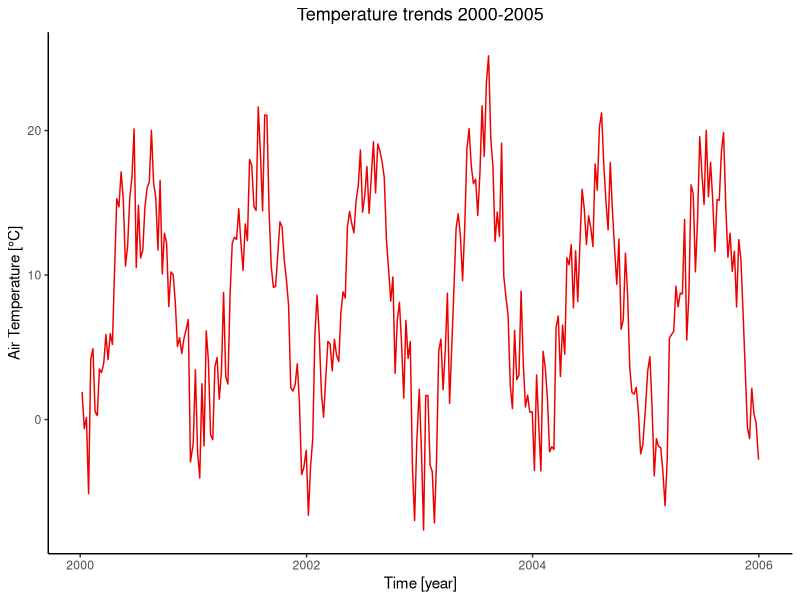
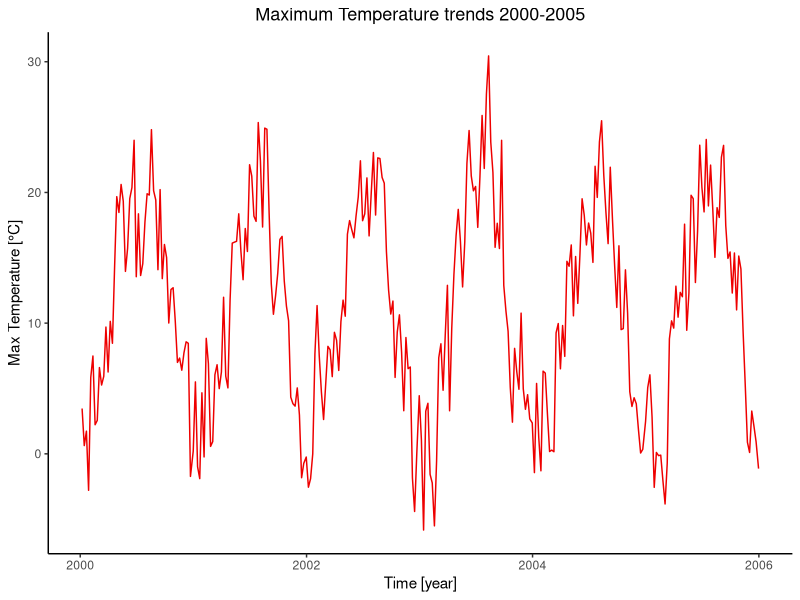
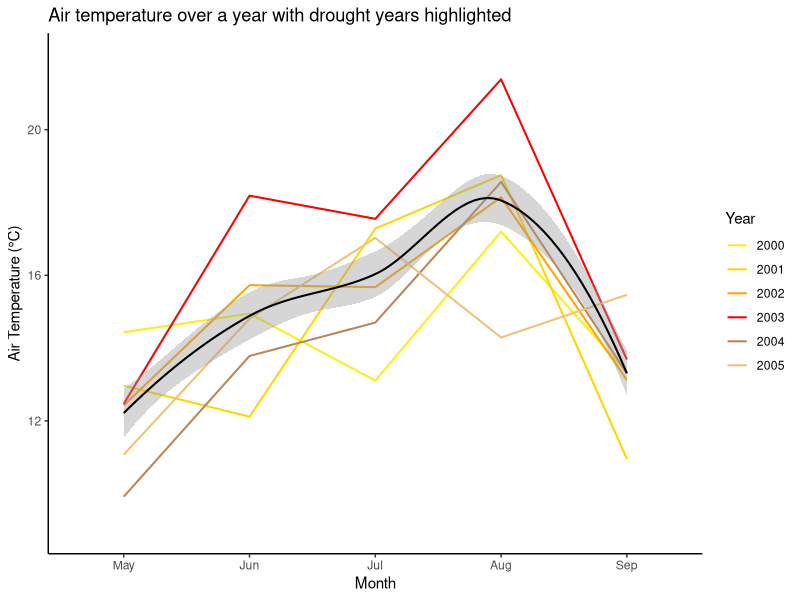
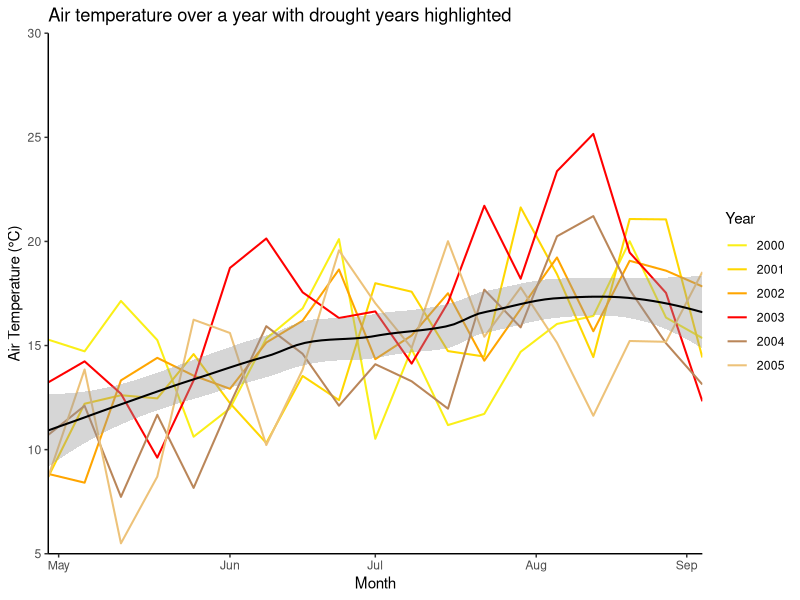
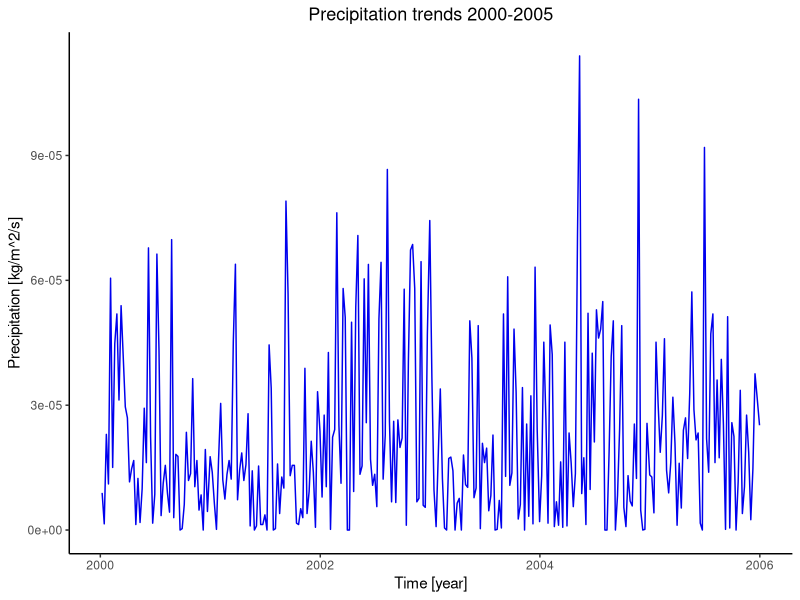
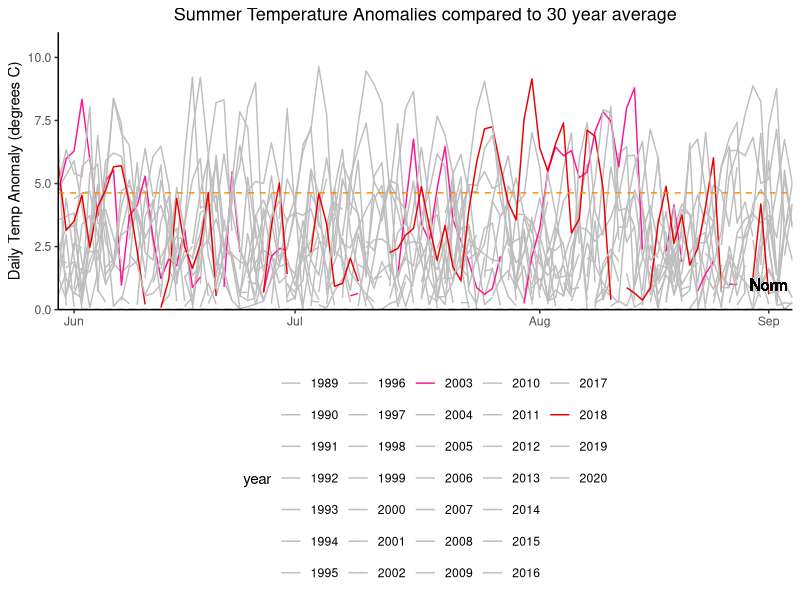
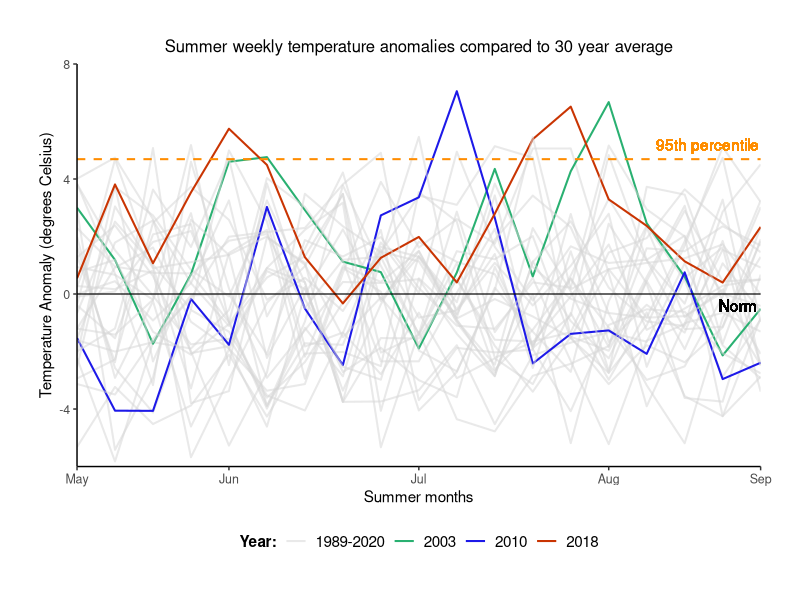
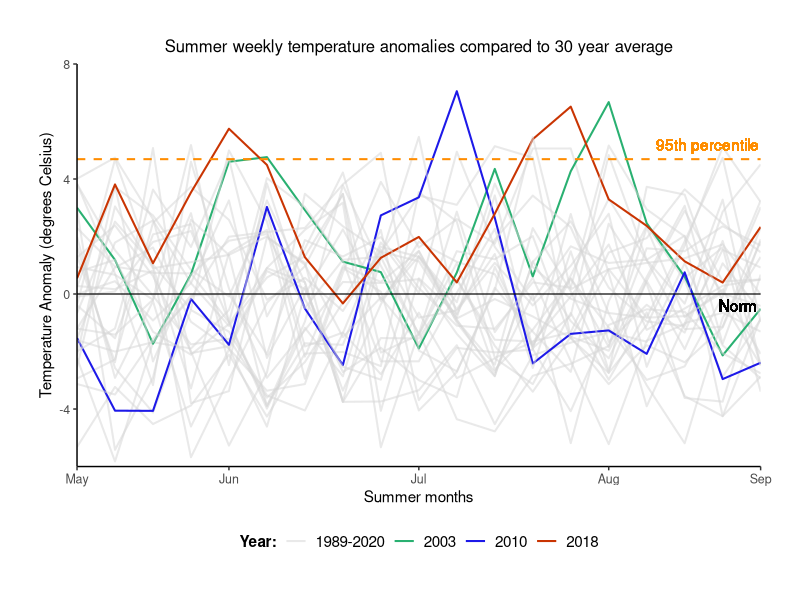

Write R code to recreate these figures, in order. (Note: this script raises an error after producing the figures.)
####### Anomalies plotted #######
### Amended/final code script ###
### Tegan Williams March 2024 ###

#### Data loading & wrangling ####

# Libraries (required packages for data wrangling)
library(dplyr)
library(tidyverse)
library(ggplot2) 

# Load Meteorological Data
met_data <- read.csv("Data/DE-Hai-2000-2020-weekly_timeseries_met.csv", header = TRUE)
obs_data <- read.csv("Data/DE-Hai-2000-2020-weekly_timeseries_obs.csv", header = TRUE)
sm_data <- read.csv("Data/DE-Hai-2000-2020-weekly_timeseries_metSM.csv", header= TRUE)
climate_data <- read_csv("Data/DE-Hai_FLUXNET2015_DD_1989-2020_met.csv")

# Delete 2021 data from Met data set since only NA values (-9999)
rows_to_delete <- c(1093:1144)
met_data <- met_data[-rows_to_delete, ]

# Create new column for year, months and full dates 
rows_per_year <- 52
met_data$year <- rep(2000:2020, each = rows_per_year)
met_data$full_date <- as.Date(paste0(met_data$year, "-", met_data$doy), format = "%Y-%j")
met_data <- met_data %>%
  mutate(month = month(full_date, label = TRUE))

# Now filter datasets for fewer years
met_data$year <- as.numeric(met_data$year)
met2000to2005 <- met_data[met_data$year >= 2000 & met_data$year <= 2005, ]
met2015to2020 <- met_data[met_data$year >= 2015 & met_data$year <= 2020, ]

met2003 <- met_data[met_data$year >= 2003 & met_data$year <= 2003, ]
met2018 <- met_data[met_data$year >= 2018 & met_data$year <= 2018, ]

#### Plots of raw Meteorological data time series ####

# Air Temperature over Time for 2000 to 2005
ggplot(met2000to2005, aes(x = full_date, y = airt_C)) +
  geom_line(colour="red2") +
  theme(legend.position = "bottom", panel.background = element_blank(), axis.line = element_line(colour = "black")) + 
  labs(title="Temperature trends 2000-2005") + 
  theme(plot.title=element_text(size=13, hjust=0.5)) + # Title size and position
  xlab("Time [year]") + 
  ylab("Air Temperature [°C]")

# Max Air Temperature over Time for 2000-2005 --> EXACTLY THE SAME TRENDS
ggplot(met2000to2005, aes(x = full_date, y = maxt_C)) +
  geom_line(colour="red2") +
  theme(legend.position = "bottom", panel.background = element_blank(), axis.line = element_line(colour = "black")) + 
  labs(title="Maximum Temperature trends 2000-2005") + 
  theme(plot.title=element_text(size=13, hjust=0.5)) + 
  xlab("Time [year]") + 
  ylab("Max Temperature [°C]")


# plotting T over time for 5 consecutive years e.g., 2000-2005, to show the difference during drought years 
# plus add the 30-year mean temperature as well!
avg_monthly_temp <- met_data %>%
  group_by(year, month) %>%
  summarise(monthlyT = mean(airt_C, na.rm = TRUE))

avg_monthly_temp$year <- as.numeric(avg_monthly_temp$year)
avg_monthly_temp_05 <- avg_monthly_temp[avg_monthly_temp$year >= 2000 & avg_monthly_temp$year <= 2005, ]
avg_monthly_temp_20 <- avg_monthly_temp[avg_monthly_temp$year >= 2015 & avg_monthly_temp$year <= 2020, ]

met_data_with_avg_temp_05 <- left_join(met2000to2005, avg_monthly_temp_05, by = c("year", "month"))

ggplot(met_data_with_avg_temp_05, aes(x = month, y = monthlyT, colour = as.factor(year), group = year)) +
  geom_line(size = 0.7) +
  geom_smooth(method = 'loess', aes(group=1), colour = "black", size = 0.7) +
  scale_color_manual(values = c("#FAEF17", "#FFD700","#FFA500","red", "#BA8659", "#EDC279")) +
  labs(x = "Month", y = "Air Temperature (°C)", title = "Air temperature over a year with drought years highlighted", colour = "Year") +
  scale_x_discrete(limits = c("May", "Jun", "Jul", "Aug", "Sep")) +
  scale_y_continuous(limits = c(9, 22)) +
  theme(legend.position = "right", panel.background = element_blank(), axis.line = element_line(colour = "black"))

# Using weekly values without the mean monthly 
ggplot(met_data_with_avg_temp_05, aes(x = doy, y = airt_C, colour = as.factor(year), group = year)) +
  geom_line(size = 0.7) +
  geom_smooth(method = 'loess', aes(group=1), colour = "black", size = 0.7) +
  scale_color_manual(values = c("#FAEF17", "#FFD700","#FFA500","red", "#BA8659", "#EDC279")) +
  labs(x = "Month", y = "Air Temperature (°C)", title = "Air temperature over a year with drought years highlighted", colour = "Year") +
  scale_x_continuous(breaks = c(121, 154, 182, 213, 242), 
                     labels = c("May", "Jun", "Jul", "Aug", "Sep"),
                     expand = c(0, 0),
                     limits = c(119, 245)) +
  scale_y_continuous(expand = c(0, 0),
                     limits = c(5,30)) +
  theme(legend.position = "right", panel.background = element_blank(), axis.line = element_line(colour = "black"))


# Precipitation over Time
ggplot(met2000to2005, aes(x = full_date, y = precip_kgm2s)) +
  geom_line(colour="blue2") +
  theme(legend.position = "bottom", panel.background = element_blank(), axis.line = element_line(colour = "black"), 
        plot.title=element_text(size=13, hjust=0.5)) + # Title size and position
  labs(title="Precipitation trends 2000-2005") + 
  xlab("Time [year]") + 
  ylab("Precipitation [kg/m^2/s]")


#### Temperature Anomalies ####
# Reference period 1989-2020
climate_data <- climate_data %>%
  mutate(TIMESTAMP = as.character(TIMESTAMP),
         year = year(as.Date(TIMESTAMP, format = "%Y%m%d")),
         month = month(as.Date(TIMESTAMP, format = "%Y%m%d")),
         doy = yday(as.Date(TIMESTAMP, format = "%Y%m%d")))

daily_averages <- climate_data %>%
  group_by(doy) %>%
  summarize(AverageTemperature = mean(MeanT, na.rm = TRUE))

datafor2003 <- climate_data %>%
  filter(year == 2003)
datafor2018 <- climate_data %>%
  filter(year == 2018)
dataforboth <- climate_data %>%
  filter(year %in% c(2003, 2018))

temp_reference_period <- climate_data %>%
  filter(year >= 1989 & year <= 2020) %>%
  group_by(doy) %>%
  summarize(tAverage = mean(MeanT, na.rm = TRUE))

# Merge climate data with reference period
temp_merged_data <- merge(climate_data, temp_reference_period, by = "doy", all.x = TRUE)

# Calculate temperature anomalies
temp_merged_data$tempAnomaly <- temp_merged_data$MeanT - temp_merged_data$tAverage

# Calculate the 90th percentile of temperature anomalies
temp_percentile_90 <- quantile(temp_merged_data$tempAnomaly, 0.9, na.rm = TRUE)
temp_percentile_0 <- quantile(temp_merged_data$tempAnomaly, 0, na.rm = TRUE)

# Filter only values in the chosen percentile
temp_anomaly_data <- temp_merged_data %>%
  filter(tempAnomaly > temp_percentile_0)
temp_anomaly_data90 <- temp_merged_data %>%
  filter(tempAnomaly > temp_percentile_90)

min(temp_anomaly_data90$tempAnomaly)
max(temp_anomaly_data90$tempAnomaly)

temp_anomaly_data$year <- as.factor(temp_anomaly_data$year)
temp_anomaly_data$doy <- as.factor(temp_anomaly_data$doy)

temp_anomaly_data_filtered <- temp_anomaly_data[c("year", "doy", "tAverage", "tempAnomaly")]
temp_anomaly_data_filtered$doy <- as.numeric(temp_anomaly_data_filtered$doy)

# Plotting Temperature Anomalies over Time

# 1) using daily values
ggplot(temp_anomaly_data_filtered, aes(x = doy, y = tempAnomaly, colour = year)) +
  geom_line() +
  geom_hline(yintercept = 0, linetype = "dashed", colour = "black") +
  geom_hline(yintercept = 4.63, linetype = "dashed", colour = "darkorange") +
  geom_text(aes(x = 235, y = -11, label = "90th Percentile"), colour = "darkorange") + 
  geom_text(aes(x = 242, y = 1, label = "Norm"), colour = "black") + 
  labs(title = "Summer Temperature Anomalies compared to 30 year average",
       x = "",
       y = "Daily Temp Anomaly (degrees C)") +
  scale_colour_manual(values = c("grey","grey","grey","grey","grey","grey","grey","grey","grey","grey","grey","grey","grey","grey","deeppink","grey", "grey","grey","grey","grey","grey","grey","grey","grey","grey","grey","grey", "grey","grey", "red2", "grey", "grey")) +
  theme(legend.position = "bottom", panel.background = element_blank(), axis.line = element_line(colour = "black"), 
        plot.title=element_text(size=13, hjust=0.5)) +
  scale_x_continuous(breaks = c(154, 182, 213, 242), 
                     labels = c("Jun", "Jul", "Aug", "Sep"),
                     expand = c(0, 0),
                     limits = c(152, 245)) +
  scale_y_continuous(expand = c(0, 0),
                     limits = c(0,11))

# 2) using weekly temperature means to calculate anomalies
weekly_average_temp_data <- climate_data %>%
  group_by(week = ceiling(as.numeric(doy)/7)) %>%
  summarise(AverageWeeklyMeanT = mean(MeanT, na.rm = TRUE))

weekly_temp_data <- climate_data %>%
  group_by(year, week = ceiling(as.numeric(doy)/7)) %>%
  summarise(WeeklyMeanT = mean(MeanT, na.rm = TRUE))

# now find the anomaly values
weekly_temp_merged_data <- merge(weekly_average_temp_data, weekly_temp_data, by = "week", all.x = TRUE)
weekly_temp_merged_data$tempAnomaly <- weekly_temp_merged_data$WeeklyMeanT - weekly_temp_merged_data$AverageWeeklyMeanT
weekly_temp_percentile_90 <- quantile(weekly_temp_merged_data$tempAnomaly, 0.9, na.rm = TRUE)
weekly_temp_percentile_0 <- quantile(weekly_temp_merged_data$tempAnomaly, 0, na.rm = TRUE)
weekly_temp_percentile_95 <- quantile(weekly_temp_merged_data$tempAnomaly, 0.95, na.rm = TRUE)

weekly_temp_anomaly_data <- weekly_temp_merged_data %>%
  filter(tempAnomaly > weekly_temp_percentile_0)
weekly_temp_anomaly_data90 <- weekly_temp_merged_data %>%
  filter(tempAnomaly > weekly_temp_percentile_90)
weekly_temp_anomaly_data95 <- weekly_temp_merged_data %>%
  filter(tempAnomaly > weekly_temp_percentile_95)

min(weekly_temp_anomaly_data95$tempAnomaly)
max(weekly_temp_anomaly_data95$tempAnomaly)

temp_anomaly_data$year <- as.factor(temp_anomaly_data$year)
temp_anomaly_data$doy <- as.factor(temp_anomaly_data$doy)

weekly_temp_anomaly_data$year <- as.factor(weekly_temp_anomaly_data$year)
weekly_temp_anomaly_data$week <- as.numeric(weekly_temp_anomaly_data$week)


# creating a new column to group into drought vs non-drought years 
# based on their max value (e.g., >6.5 temp anomaly)

# Create new column 'drought_status' and initialise it with 'non-drought'

temp_anomaly_data_summer <- weekly_temp_anomaly_data[weekly_temp_anomaly_data$week >= 18 & weekly_temp_anomaly_data$week <= 36, ]
drought_years <- temp_anomaly_data_summer %>%
  filter(tempAnomaly > 6.5) %>%
  pull(year) %>%
  unique()
temp_anomaly_data_summer['Drought_Status'] = '1989-2020'
temp_anomaly_data_summer$Drought_Status[temp_anomaly_data_summer$year %in% drought_years] <- as.character(temp_anomaly_data_summer$year[temp_anomaly_data_summer$year %in% drought_years])
temp_anomaly_data_summer$Drought_Status <- as.factor(temp_anomaly_data_summer$Drought_Status)

min(temp_anomaly_data_summer$tempAnomaly)

palette_anomalies <- c("#D6D6D686", "#29B071", "#1D19E8", "#C93402")


colourblind_palette <- c("#D4D4D4C4","#329FD6", "#C20502", "#9E21C4")

temp_anomaly_plot <- ggplot(temp_anomaly_data_summer, aes(x = week, y = tempAnomaly, colour = Drought_Status, group = year)) +
  geom_line(size = 0.7) +
  geom_hline(yintercept = 0, size = 0.4, colour = "black") +
  geom_hline(yintercept = 4.69, linetype = "dashed", size = 0.7, colour = "darkorange") +
  geom_text(aes(x = 35.4, y = -0.4, label = "Norm"), colour = "black") + 
  geom_text(aes(x = 34.6, y = 5.2, label = "95th percentile"), colour = "darkorange") + 
  labs(title = "Summer weekly temperature anomalies compared to 30 year average",
       x = "Summer months",
       y = "Temperature Anomaly (degrees Celsius)",
       colour = "Year:") +
  scale_colour_manual(values = palette_anomalies) +
  theme(legend.position = "bottom", panel.background = element_blank(), axis.line = element_line(colour = "black"), 
        plot.title = element_text(size=12, hjust=0.5),
        axis.title = element_text(size=11),
        axis.text = element_text(size=9),
        legend.title = element_text(size = 11, face = "bold", ),
        legend.text = element_text(size = 11),
        plot.margin = margin(1, 1, 1, 1, "cm")) +
  scale_x_continuous(breaks = c(18, 22, 27, 32, 36), 
                     labels = c("May", "Jun", "Jul", "Aug", "Sep"),
                     expand = c(0, 0),
                     limits = c(18, 36)) +
  scale_y_continuous(expand = c(0, 0),
                     limits = c(-6,8))

plot(temp_anomaly_plot)

dev.off()

# Save the plot as a PNG file to GitHub
ggsave("temp_anomaly_plot.png", plot = temp_anomaly_plot, width = 8, height = 6, dpi = 500)




#### Deep Soil Moisture Anomalies ####

# Reference period 2000-2020
sm_reference_period <- sm_data %>%
  filter(year >= 2000 & year <= 2020) %>%
  group_by(doy) %>%
  summarize(smAverage = mean(SWC_1, na.rm = TRUE))

# Merge with the main data
sm_merged_data <- merge(sm_data, sm_reference_period, by = "doy", all.x = TRUE)

# Calculate soil moisture anomalies
sm_merged_data$smAnomaly <- sm_merged_data$SWC_1 - sm_merged_data$smAverage

# Calculate the 90th percentile of sm anomalies
sm_percentile_95 <- quantile(sm_merged_data$smAnomaly, 0.95, na.rm = TRUE)
sm_percentile_90 <- quantile(sm_merged_data$smAnomaly, 0.9, na.rm = TRUE)
sm_percentile_0 <- quantile(sm_merged_data$smAnomaly, 0, na.rm = TRUE)
sm_percentile_10 <- quantile(sm_merged_data$smAnomaly, 0.1, na.rm = TRUE)

# Filter only values in the upper 90th percentile
sm_anomaly_data <- sm_merged_data %>%
  filter(smAnomaly > sm_percentile_0)

sm_anomaly_data90 <- sm_merged_data %>%
  filter(smAnomaly > sm_percentile_90)

sm_anomaly_data95 <- sm_merged_data %>%
  filter(smAnomaly > sm_percentile_95)

sm_anomaly_data10 <- sm_merged_data %>%
  filter(smAnomaly > sm_percentile_10)

min(sm_anomaly_data95$smAnomaly)

sm_anomaly_data$year <- as.factor(sm_anomaly_data$year)
sm_anomaly_data$doy <- as.factor(sm_anomaly_data$doy)

sm_anomaly_data_filtered <- sm_anomaly_data[c("year", "doy", "smAverage", "smAnomaly")]
sm_anomaly_data_filtered$year <- as.factor(sm_anomaly_data_filtered$year)
sm_anomaly_data_filtered$doy <- as.numeric(sm_anomaly_data_filtered$doy)

# Create new column 'drought_status' and initialise it with 'non-drought'
sm_anomaly_data_summer <- sm_anomaly_data_filtered %>%
  filter(doy %in% c(18:36))

sm_drought_years <- sm_anomaly_data_summer%>%
  filter(year %in% c(2003,2010,2018)) %>%
  pull(year) %>%
  unique()

sm_anomaly_data_summer['Drought_Status'] = '2000-2020'

sm_anomaly_data_summer <- sm_anomaly_data_summer %>%
  mutate(Drought_Status = ifelse(year %in% sm_drought_years, as.character(year), Drought_Status))

sm_anomaly_data_summer$Drought_Status <- as.factor(sm_anomaly_data_summer$Drought_Status)
sm_anomaly_data_summer$year <- as.factor(sm_anomaly_data_summer$year)
sm_anomaly_data_summer$doy <- as.numeric(sm_anomaly_data_summer$doy)
sm_anomaly_data_summer$smAnomaly <- as.numeric(sm_anomaly_data_summer$smAnomaly)

sm_anomaly_data_filtered10 <- sm_anomaly_data_summer %>%
  filter(smAnomaly > sm_percentile_10)

deficit_data <- sm_anomaly_data_summer %>%
  filter(smAnomaly < 0)
drought_threshold <- quantile(deficit_data$smAnomaly, 0.05)
minimum_deficit <- deficit_data %>%
  mutate(Drought_Status = ifelse(smAnomaly < drought_threshold, "Drought", "No Drought"))

drought_threshold95 <- minimum_deficit %>%
  filter(Drought_Status == "Drought")

max(drought_threshold95$smAnomaly)

# threshold for 80th percentile is -8.06
# threshold for 90th percentile is -9.43
# threshold for 95th percentile is -9.93

palette_before <- c("#D4D4D4C4", "#178A86", "#0F5596", "#B51717")

# Plotting soil moisture anomalies
sm_anomaly_plot <- ggplot(sm_anomaly_data_summer, aes(x = doy, y = smAnomaly, group = year, colour = Drought_Status)) +
  geom_line(size = 0.7) +
  geom_hline(yintercept = 0, size = 0.4, colour = "black") +
  geom_hline(yintercept = -8.06, linetype = "dashed", size = 0.7, colour = "darkorange") +
  geom_text(aes(x = 35.4, y = 1, label = "Norm"), colour = "black") + 
  geom_text(aes(x = 34.6, y = -10, label = "80th percentile"), colour = "darkorange") +  
  labs(title = "Summer weekly deep soil moisture anomalies compared to 20 year average",
       x = "Summer months",
       y = "Deep Soil Moisture Anomaly (mm)",
       colour = "Year:") +
  scale_colour_manual(values = palette_anomalies) +
  theme(legend.position = "bottom", panel.background = element_blank(), axis.line = element_line(colour = "black"), 
        plot.title = element_text(size=12, hjust=0.5),
        axis.title = element_text(size=11),
        axis.text = element_text(size=9),
        legend.title = element_text(size = 11, face = "bold", ),
        legend.text = element_text(size = 11),
        plot.margin = margin(1, 1, 1, 1, "cm")) +
  scale_x_continuous(breaks = c(18, 22, 27, 32, 36), 
                     labels = c("May", "Jun", "Jul", "Aug", "Sep"),
                     expand = c(0, 0),
                     limits = c(18, 36)) +
  scale_y_continuous(expand = c(0, 0),
                     limits = c(-15,15))

plot(sm_anomaly_plot)

ggsave("sm_anomaly_plot.png", plot = sm_anomaly_plot, width = 8, height = 6, dpi = 500)
